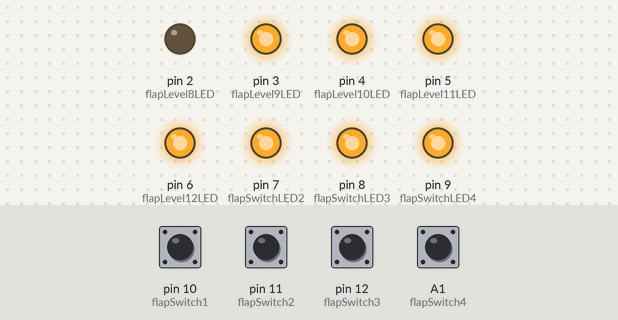
A sketch run on a simulated Arduino Uno, built with avr-gcc and run on an emulated ATmega328P. On the bench: output pins drawn as LEDs (lit = HIGH). Dashed ring = blinking. The test bench sets the inputs (shaded band); at power-on: A1 (flapSwitch4), pin 10 (flapSwitch1), pin 11 (flapSwitch2), pin 12 (flapSwitch3) HIGH.

Above: at 1.2 s.
1.3 s: pin 10 (flapSwitch1) pulled LOW for 0.15 s
At 1.37 s:
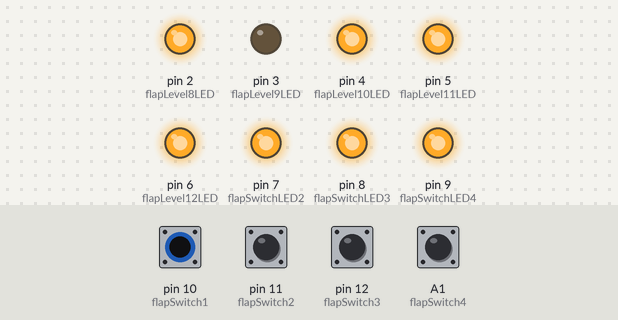
2.9 s: pin 11 (flapSwitch2) pulled LOW for 1 s
At 3.64 s:
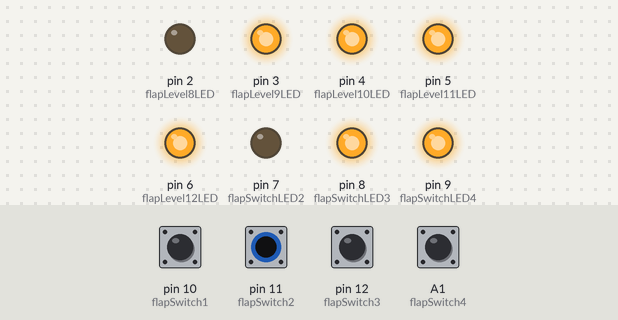
5.4 s: pin 12 (flapSwitch3) pulled LOW for 1 s
At 6.2 s:
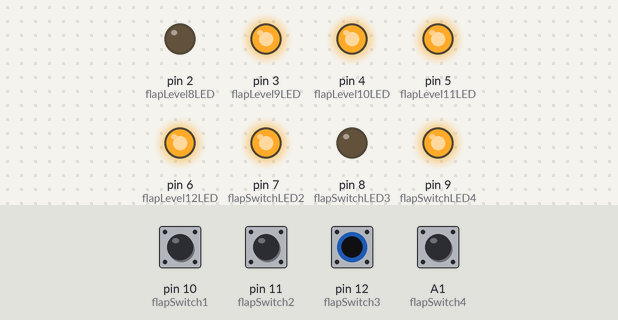
7.9 s: A1 (flapSwitch4) pulled LOW for 1 s
At 8.64 s:
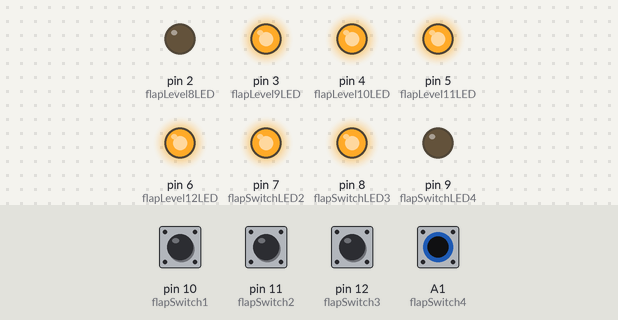
10.4 s: pin 10 (flapSwitch1) driven LOW and pin 12 (flapSwitch3) driven LOW
At 11.14 s:
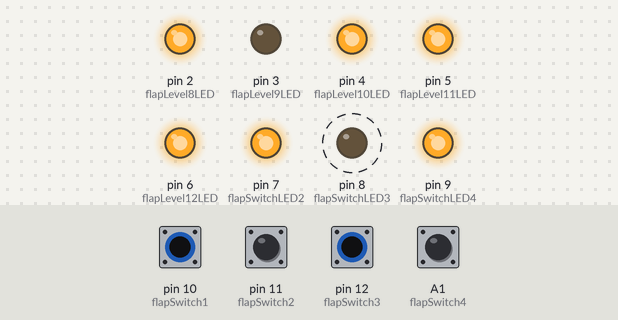
13.4 s: pin 11 (flapSwitch2) pulled LOW for 0.15 s
At 13.47 s:
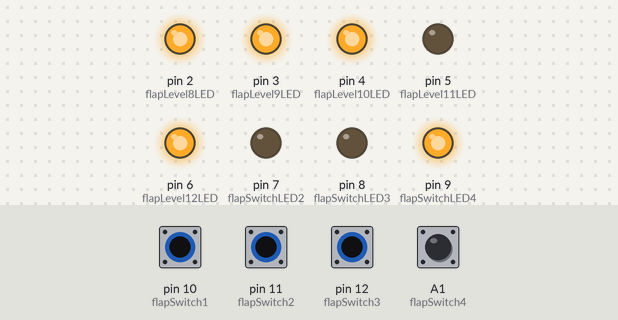
Timing chart, 0 to 17.4 s (numbered marks = the images above; inputs shaded):
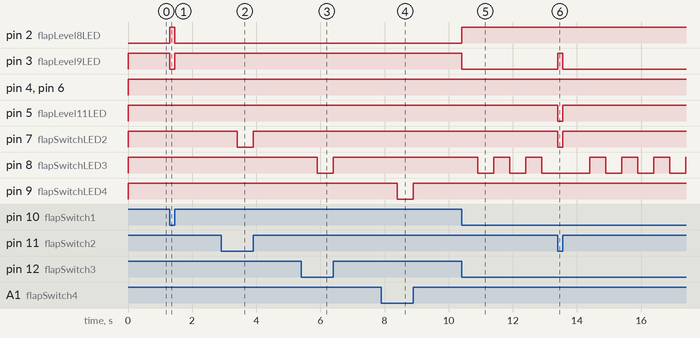

Measured:
- after the input at 1.3 s, pin 2 (flapLevel8LED): LOW → HIGH at once, → LOW 0.15 s later; pin 3 (flapLevel9LED): HIGH → LOW at once, → HIGH 0.15 s later
- after the input at 2.9 s, pin 7 (flapSwitchLED2): HIGH → LOW after 0.50 s, → HIGH 0.50 s later
- after the input at 5.4 s, pin 8 (flapSwitchLED3): HIGH → LOW after 0.50 s, → HIGH 0.50 s later
- after the input at 7.9 s, pin 9 (flapSwitchLED4): HIGH → LOW after 0.50 s, → HIGH 0.50 s later
- after the input at 10.4 s, pin 2 (flapLevel8LED): LOW → HIGH at once; pin 3 (flapLevel9LED): HIGH → LOW at once; pin 8 (flapSwitchLED3): alternates HIGH for 0.50 s and LOW for 0.50 s, starting after 0.50 s
- after the input at 13.4 s, pin 3 (flapLevel9LED): LOW → HIGH at once, → LOW 0.15 s later; pin 5 (flapLevel11LED), pin 7 (flapSwitchLED2): HIGH → LOW at once, → HIGH 0.15 s later

The sketch:

Sky_Team_CoPilot_controls_v2.ino
```cpp
#define flapSwitch1  10  // Switch 1 (must be ON before Switch 2)
#define flapSwitch2  11  // Switch 2 (must be ON before Switch 3)
#define flapSwitch3  12 // Switch 3
#define flapSwitch4  A1  // Switch 4

#define flapLevel8LED  2  // Default LED (ON when no switch is active)
#define flapLevel9LED  3  // Activated by Switch 1
#define flapLevel10LED  4  // Activated by Switch 2 (only if Switch 1 is ON)
#define flapLevel11LED  5  // Activated by Switch 3 (only if Switch 2 is ON)
#define flapLevel12LED  6

#define flapSwitchLED2 7  // Status LED for Switch 2 (Blinks if Switch 1 is OFF)
#define flapSwitchLED3  8 // Status LED for Switch 3 (Blinks if Switch 2 is OFF)
#define flapSwitchLED4  9


void setup() {
    pinMode(flapSwitch1, INPUT_PULLUP);
    pinMode(flapSwitch2, INPUT_PULLUP);
    pinMode(flapSwitch3, INPUT_PULLUP);
	pinMode(flapSwitch4, INPUT_PULLUP);

    pinMode(flapLevel8LED, OUTPUT);
    pinMode(flapLevel9LED, OUTPUT);
    pinMode(flapLevel10LED, OUTPUT);
    pinMode(flapLevel11LED, OUTPUT);
    pinMode(flapLevel12LED, OUTPUT);

    pinMode(flapSwitchLED2, OUTPUT);
    pinMode(flapSwitchLED3, OUTPUT);
	pinMode(flapSwitchLED4, OUTPUT);

    // Start with the first LED on
  digitalWrite(flapLevel8LED, LOW);

}

void loop() {
    bool s1 = !digitalRead(flapSwitch1);  // Active LOW
    bool s2 = !digitalRead(flapSwitch2);
    bool s3 = !digitalRead(flapSwitch3);
    bool s4 = !digitalRead(flapSwitch4);


    // flap LED logic
	if (s4 && s3 && s2 && s1) {
        digitalWrite(flapLevel8LED, HIGH);
        digitalWrite(flapLevel9LED, HIGH);
        digitalWrite(flapLevel10LED, HIGH);
        digitalWrite(flapLevel11LED, HIGH);
        digitalWrite(flapLevel12LED, LOW);
    } else if (s3 && s2 && s1) {
        digitalWrite(flapLevel8LED, HIGH);
        digitalWrite(flapLevel9LED, HIGH);
        digitalWrite(flapLevel10LED, HIGH);
        digitalWrite(flapLevel11LED, LOW);
        digitalWrite(flapLevel12LED, HIGH);
    } else if (s2 && s1) {
        digitalWrite(flapLevel8LED, HIGH);
        digitalWrite(flapLevel9LED, HIGH);
        digitalWrite(flapLevel10LED, LOW);
        digitalWrite(flapLevel11LED, HIGH);
        digitalWrite(flapLevel12LED, HIGH);
    } else if (s1) {
        digitalWrite(flapLevel8LED, HIGH);
        digitalWrite(flapLevel9LED, LOW);
        digitalWrite(flapLevel10LED, HIGH);
        digitalWrite(flapLevel11LED, HIGH);
        digitalWrite(flapLevel12LED, HIGH);
    } else {
        digitalWrite(flapLevel8LED, LOW);
        digitalWrite(flapLevel9LED, HIGH);
        digitalWrite(flapLevel10LED, HIGH);
        digitalWrite(flapLevel11LED, HIGH);
        digitalWrite(flapLevel12LED, HIGH);
    }

    // Handle LED5 (Switch 2 status)
    if (s2) {
        if (s1) {
            digitalWrite(flapSwitchLED2, LOW);  // Solid ON if Switch 1 is ON
        } else {
            blinkLED(flapSwitchLED2);  // Blink if Switch 1 is OFF
        }
    } else {
        digitalWrite(flapSwitchLED2, HIGH);
    }

    // Handle LED6 (Switch 3 status)
    if (s3) {
        if (s2 && s1) {
            digitalWrite(flapSwitchLED3, LOW);  // Solid ON if Switch 2 is ON
        } else {
            blinkLED1(flapSwitchLED3);  // Blink if Switch 2 is OFF
        }
    } else {
        digitalWrite(flapSwitchLED3, HIGH);
    }

	    // Handle LED6 (Switch 4 status)
    if (s4) {
        if (s3 && s2 && s1) {
            digitalWrite(flapSwitchLED4, LOW);  // Solid ON if Switch 2 is ON
        } else {
            blinkLED2(flapSwitchLED4);  // Blink if Switch 2 is OFF
        }
    } else {
        digitalWrite(flapSwitchLED4, HIGH);
    }

}


// Function to blink an LED
void blinkLED2(int ledPin) {
    static unsigned long previousMillis = 0;
    static bool ledState = false;
    unsigned long currentMillis = millis();

    if (currentMillis - previousMillis >= 500) {  // Blink every 500ms
        previousMillis = currentMillis;
        ledState = !ledState;
        digitalWrite(ledPin, ledState);
    }
}


// Function to blink an LED
void blinkLED1(int ledPin) {
    static unsigned long previousMillis = 0;
    static bool ledState = false;
    unsigned long currentMillis = millis();

    if (currentMillis - previousMillis >= 500) {  // Blink every 500ms
        previousMillis = currentMillis;
        ledState = !ledState;
        digitalWrite(ledPin, ledState);
    }
}

// Function to blink an LED
void blinkLED(int ledPin) {
    static unsigned long previousMillis = 0;
    static bool ledState = false;
    unsigned long currentMillis = millis();

    if (currentMillis - previousMillis >= 500) {  // Blink every 500ms
        previousMillis = currentMillis;
        ledState = !ledState;
        digitalWrite(ledPin, ledState);
    }
}
```
